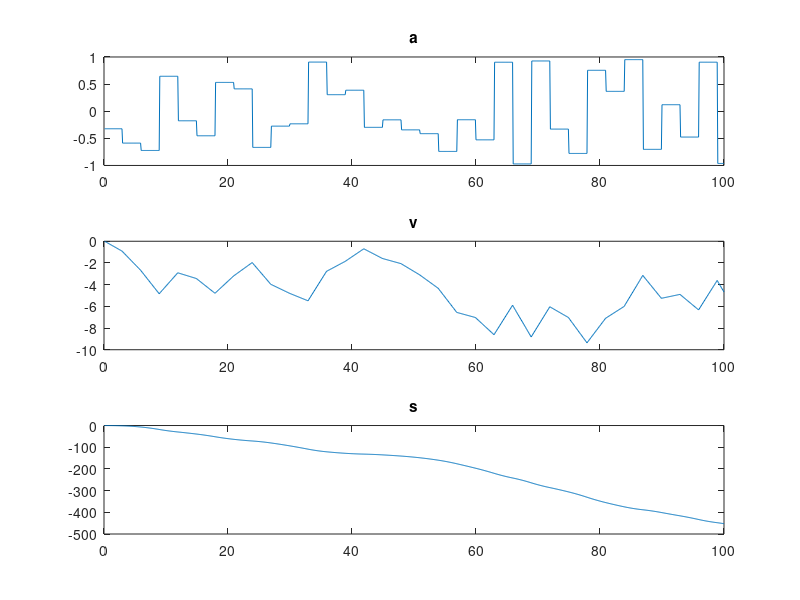
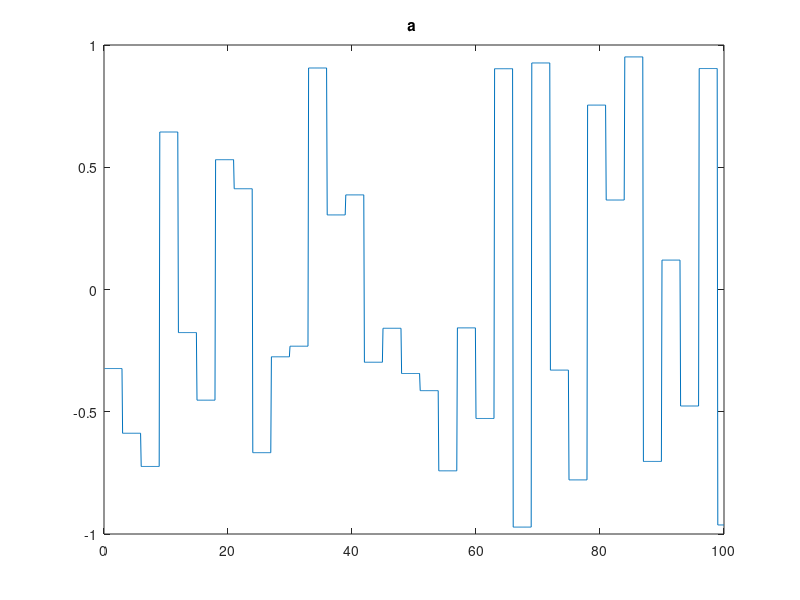
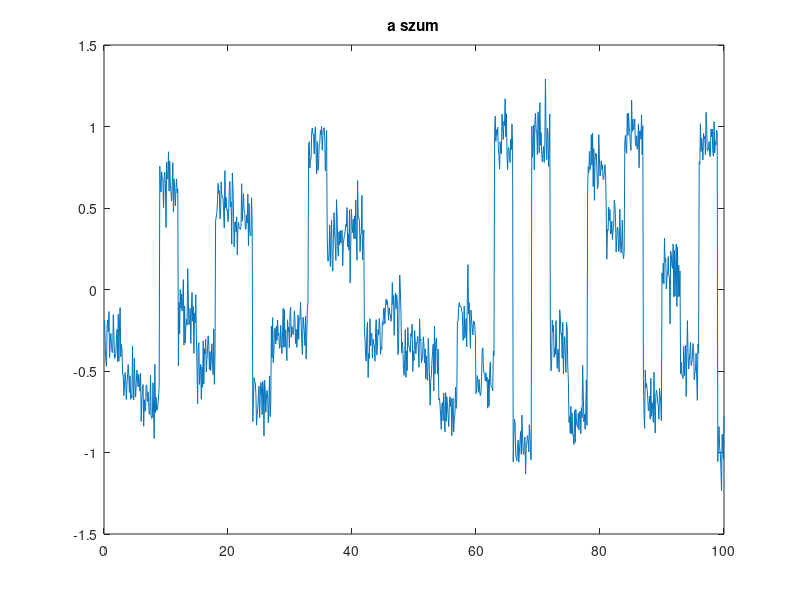
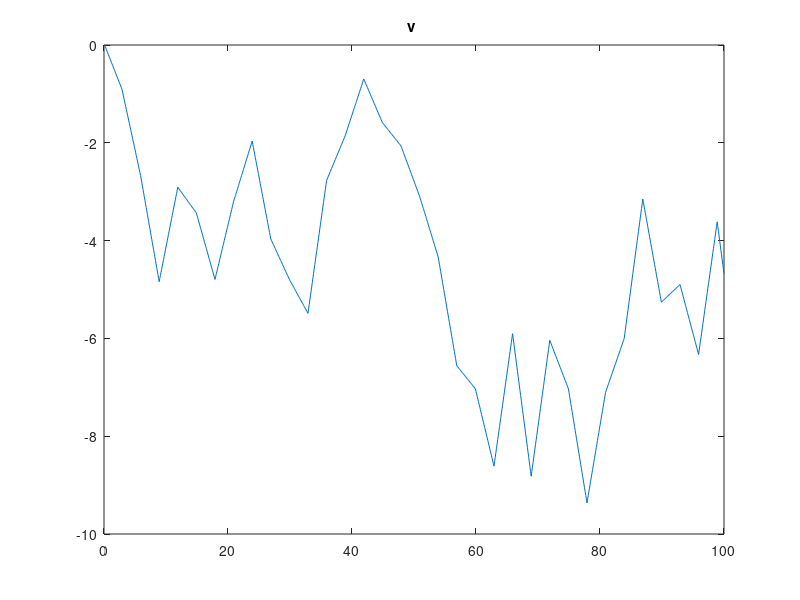

Reproduce these figures in MATLAB, in order.
clear;
close all;

amin =  -1;
amax = 1;

dt = 0.1;
N_pom = 1000;
T = (1:N_pom )* dt;

%Generowanie przebiegu a
value = amin+rand(1,1)*(amax-amin);
for i = 1:N_pom
	if mod(i,30) == 0
		value = amin+rand(1,1)*(amax-amin);
	end
	a(i) = value;
end

v = zeros(1,400);
s = zeros(1,400);

for k = 2:N_pom
	v(k) = v(k-1) + a(k)*dt; 
	s(k) = s(k-1) + v(k)*dt;
end

a_szum = a + 0.1* randn(1,N_pom);
v_szum = v + 1 * randn(1,N_pom);


figure(1)
subplot(3,1,1)
plot(T,a)
title("a")

subplot(3,1,2)
plot(T,v)
title("v")

subplot(3,1,3)
plot(T,s)
title("s")

figure(2)
plot(T,a)
title("a ")

figure(3)
plot(T,a_szum)
title("a szum")

figure(4)
plot(T,v)
title("v ")

figure(5)
plot(T,v_szum)
title("v szum")

% save("dane.mat","a","v", "s", "a_szum", "v_szum")


